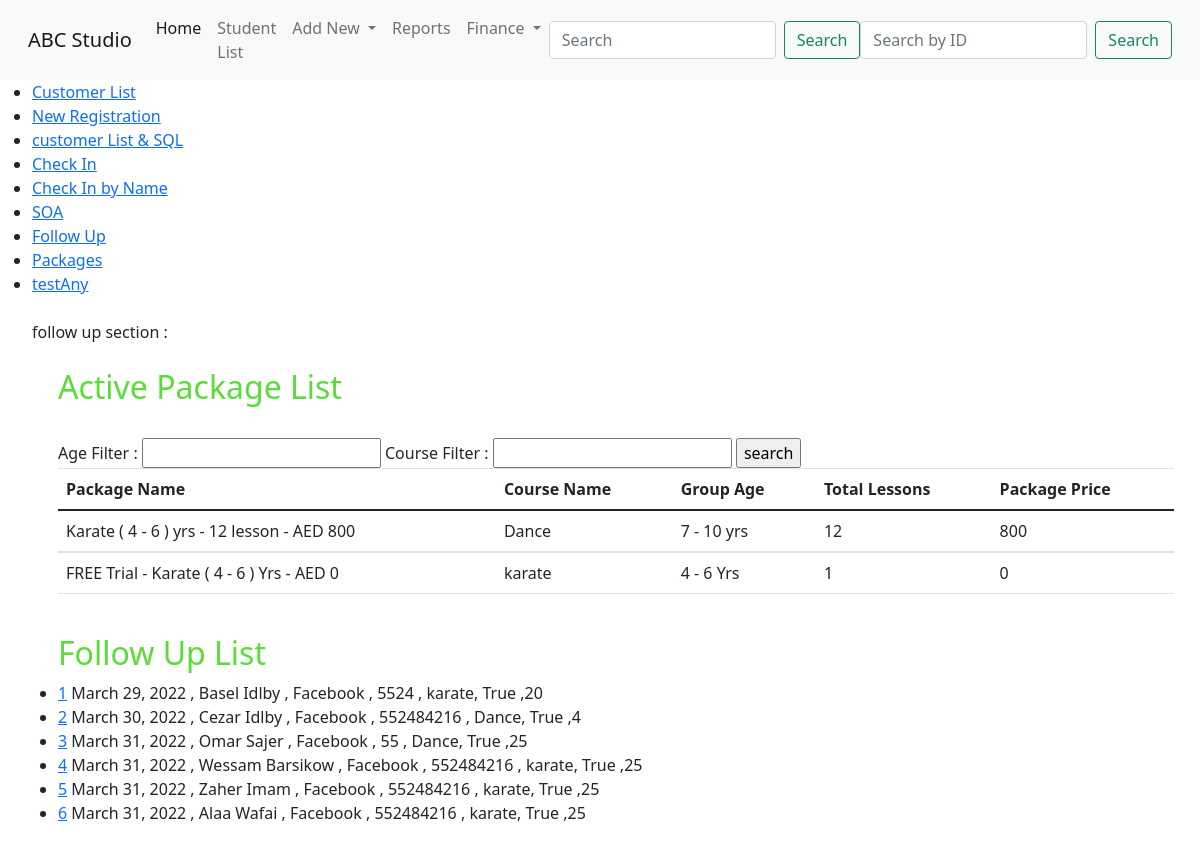
Page /home/ on the earlier database version.
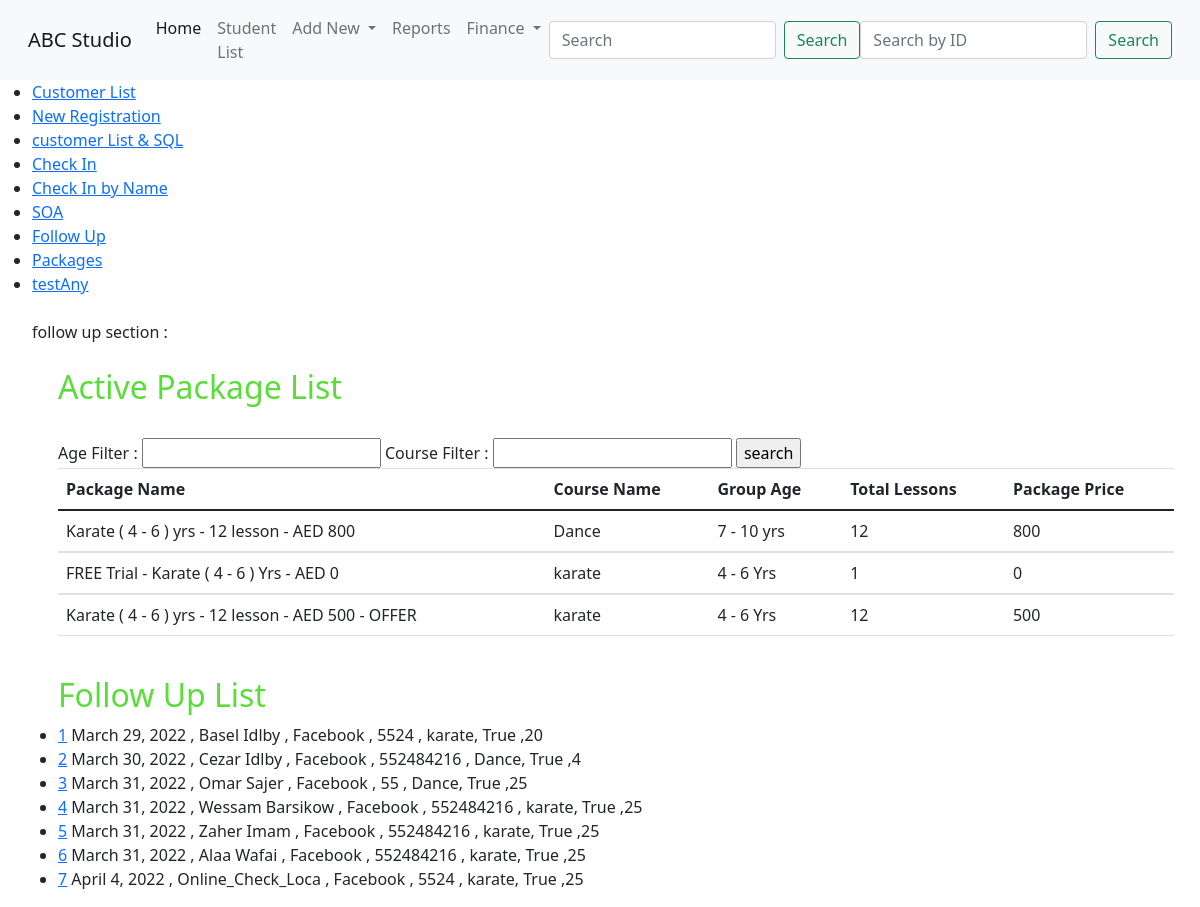
Same page on the later database version.
### student/models.py (models this page shows, shortened)
class studioPackages(models.Model):
    packageId = models.AutoField(primary_key=True)
    PakageName = models.CharField(max_length=255, unique=True)
    courseName = models.ForeignKey(courseList,max_length=50,on_delete=models.CASCADE)
    group_age = models.ForeignKey(groupAge,max_length=255,on_delete=models.CASCADE)
    numberOfLessons = models.IntegerField()
    packagePrice = models.IntegerField()
    active = models.BooleanField(default=True)

class customerInfo(models.Model):
    studentId = models.AutoField(primary_key=True)
    customerName = models.CharField(max_length=100 , unique=True)
    customerImg = models.ImageField(upload_to ='media/student/imgs/' , default='default.jpg')
    leadsChannel = models.ForeignKey(leadSource,max_length=50,on_delete=models.CASCADE)
    adsRef = models.CharField(max_length=200,blank=True)
    contactDate = models.DateField(default=datetime.now , editable=False)
    leadeAge = models.IntegerField()
    leadsLocation = models.CharField(max_length=100)
    leadsContactNumber = models.IntegerField()
    emailAddress = models.EmailField(unique=True)
    leadsComment = models.CharField(max_length=1000)
    leadsUrgent = models.BooleanField()
    Nationality = models.ForeignKey(countryList,max_length=250,on_delete=models.CASCADE)
    intersetList = models.ForeignKey(courseList,max_length=50,on_delete=models.CASCADE)
    followUp = models.BooleanField(default=True)

class leadSource(models.Model):
    sourceChannel = models.CharField(max_length=50,unique=True)
    def __str__(self) -> str:
        return f'{self.sourceChannel}'

class courseList(models.Model):
    coursList = models.CharField(max_length=50,unique=True)
    def __str__(self) -> str:
        return f'{self.coursList}'

### student/views.py (the view)
# urls.py: path('home/',views.followup,name = 'home'),
def followup(request):
        pkg_list = studioPackages.objects.filter(active = True)
        followUpList = customerInfo.objects.filter(followUp = True)
        a3 = 1
        q1 = 3
        if request.method == 'POST':
            age = request.POST['age']
            course = request.POST['course']
            age_filter = studioPackages.objects.select_related('group_age','courseName').values_list('group_age__groupAge','PakageName','courseName__coursList','numberOfLessons','packagePrice').filter(Q(group_age__groupAge__contains=age),Q(courseName__coursList__contains=course)).filter(active=True)
            context = {'age_filter':age_filter,'followUpList':followUpList}
            return render(request,'student/Index.html',context)
        else:
            age_filter = studioPackages.objects.select_related('group_age','courseName').values_list('group_age__groupAge','PakageName','courseName__coursList','numberOfLessons','packagePrice').all().filter(active=True)
            context = {'age_filter':age_filter,'followUpList':followUpList}
            return render(request,'student/Index.html',context)
        context = {'pkg_list':pkg_list,'followUpList':followUpList , 'q1':q1 , 'a3':a3}
        return render(request,'student/index.html',context)

### student/templates/student/Index.html (shortened to what this page needs)
{% extends 'student/base.html' %}
{% block content %}
<ul>
    <li><a href="{% url 'student:CustList' %}">Customer List</a></li>
    <li><a href="{% url 'student:NewReg' %}">New Registration</a></li>
    <li><a href="{% url 'student:CustInfo2'%}">customer List & SQL </a></li>
    <li><a href="{% url 'student:checkIn' %}">Check In</a></li>
    <li><a href="{% url 'student:CheckInByName' %}">Check In by Name</a></li>
    <li><a href="{% url 'student:soa' %}">SOA</a></li>
    <li><a href="{% url 'student:customerFollowUp' %}">Follow Up</a></li>
    <li><a href="{% url 'student:pakcageList' %}">Packages</a></li>
    <li><a href="{% url 'student:testAny' %}">testAny</a></li>
    <br>
    follow up section :
    <div class="container">
        <br>
        <h2>Active Package List</h2>
        <br>
        <form method="POST">
         Age Filter : <input type="string" name="age" id="">
         Course Filter : <input type="string" name="course" id="">
        <input type="submit" value="search">
  <table class="table">
    <thead>
      <tr>
        <th scope="col">Package Name</th>
        <th scope="col">Course Name</th>
        <th scope="col">Group Age</th>
        <th scope="col">Total Lessons</th>
        <th scope="col">Package Price</th>
      </tr>
    </thead>
    {% for x in age_filter %}
    <tbody>
      <tr>
        <td>{{x.1}} </td>
        <td>{{x.2}}</td>
        <td>{{x.0}}</td>
        <td>{{x.3}}</td>
        <td>{{x.4}}</td>
      </tr>
    </tbody>
    {% endfor %}
  </table>
</form>
    <br>
    <h2>Follow Up List</h2>
    {% for x in followUpList %}
    <li> <a  href="/student/dashBoard/{{x.studentId}}">{{x.studentId}}</a> {{x.contactDate}} , {{x.customerName}} , {{x.leadsChannel}} , {{x.leadsContactNumber}} , {{x.intersetList}}, {{x.followUp}} ,{{x.leadeAge}} </li>
    {% endfor %}
{% endblock %}

### student/templates/student/base.html (shortened to what this page needs)
{% load static %}
<!doctype html>
<html lang="en">
  <head>
    <link rel="stylesheet" href="https://stackpath.bootstrapcdn.com/bootstrap/4.4.1/css/bootstrap.min.css">
    <link href="https://cdn.jsdelivr.net/npm/bootstrap@5.0.2/dist/css/bootstrap.min.css" rel="stylesheet">
    <link rel="stylesheet" type="text/css" href="{% static 'student/custom.css' %}?{% now "U" %}">
  </head>
  <body>
    {% include 'student/navbar.html' %}
    {% block content %}
    {% endblock %}
</body>
</html>

### student/templates/student/navbar.html (shortened to what this page needs)
<nav class="navbar navbar-expand-lg navbar-light bg-light">
    <div class="container-fluid">
      <a class="navbar-brand" href="#">ABC Studio</a>
      <div class="collapse navbar-collapse" id="navbarSupportedContent">
        <ul class="navbar-nav me-auto mb-2 mb-lg-0">
          <li class="nav-item">
            <a class="nav-link active" aria-current="page" href="{% url 'student:home' %}">Home</a>
          </li>
          <li class="nav-item">
            <a class="nav-link" href="{% url 'student:CustList' %}">Student List</a>
          </li>
          <li class="nav-item dropdown">
            <a class="nav-link dropdown-toggle" href="#" id="navbarDropdown" role="button" data-bs-toggle="dropdown" aria-expanded="false">
              Add New
            </a>
          </li>
          <li class="nav-item">
            <a class="nav-link" href="{% url 'student:ReportsLinks' %}" tabindex="-1">Reports</a>
          </li>
          <li class="nav-item dropdown">
            <a class="nav-link dropdown-toggle" href="#" id="navbarDropdown" role="button" data-bs-toggle="dropdown" aria-expanded="false">
              Finance
            </a>
          </li>
        </ul>
        <form class="d-flex" method="POST" action="{% url 'student:search' %}">
          <input class="form-control me-2" type="search" placeholder="Search" aria-label="Search" name="searched">
          <button class="btn btn-outline-success" type="submit">Search</button>
        </form>
        <form class="d-flex" method="POST" action="{% url 'student:searchID' %}">
          <input class="form-control me-2" type="number" placeholder="Search by ID" aria-label="Search" name="searchID" required>
          <button class="btn btn-outline-success" type="submit">Search</button>
        </form>
      </div>
    </div>
  </nav>

### student/static/student/custom.css (style rules this page uses)
h2 { color: rgb(90, 220, 57); border-radius: 2; }

Differences in the rows shown:
now on this page (row edited): studioPackages: PakageName "Karate ( 4 - 6 ) yrs - 12 lesson - AED 500 - OFFER", x "karate", x "4 - 6 Yrs", numberOfLessons "12", packagePrice "500"
added customerInfo: studentId "7", contactDate "April 4, 2022", customerName "Online_Check_Loca", leadsChannel "Facebook", leadsContactNumber "5524", intersetList "karate", followUp "True", leadeAge "25"
